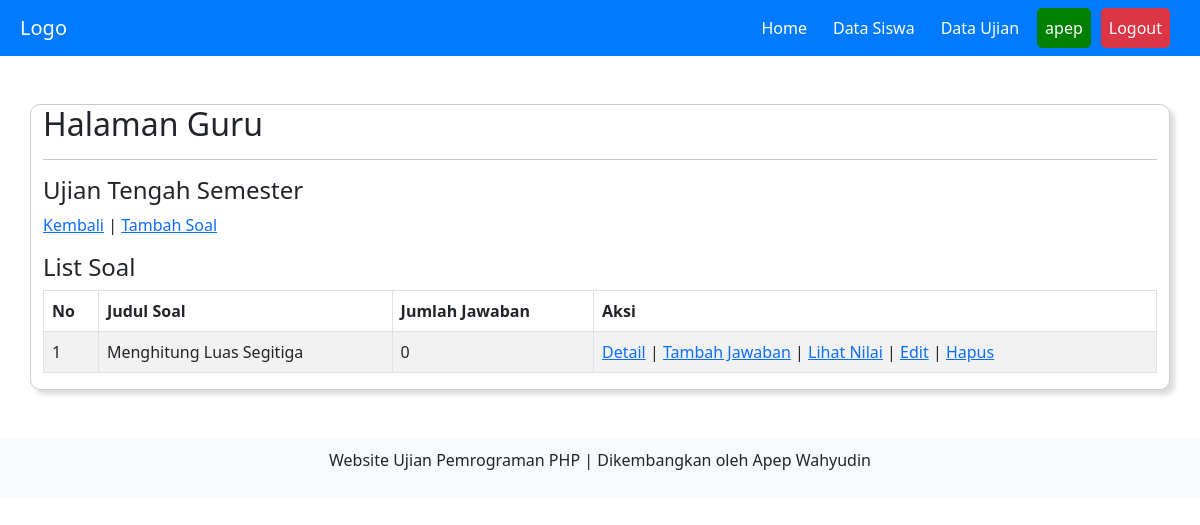
/guru/home.php?page=soal&id_ujian=13 (signed in), run on an earlier commit of the app's database.
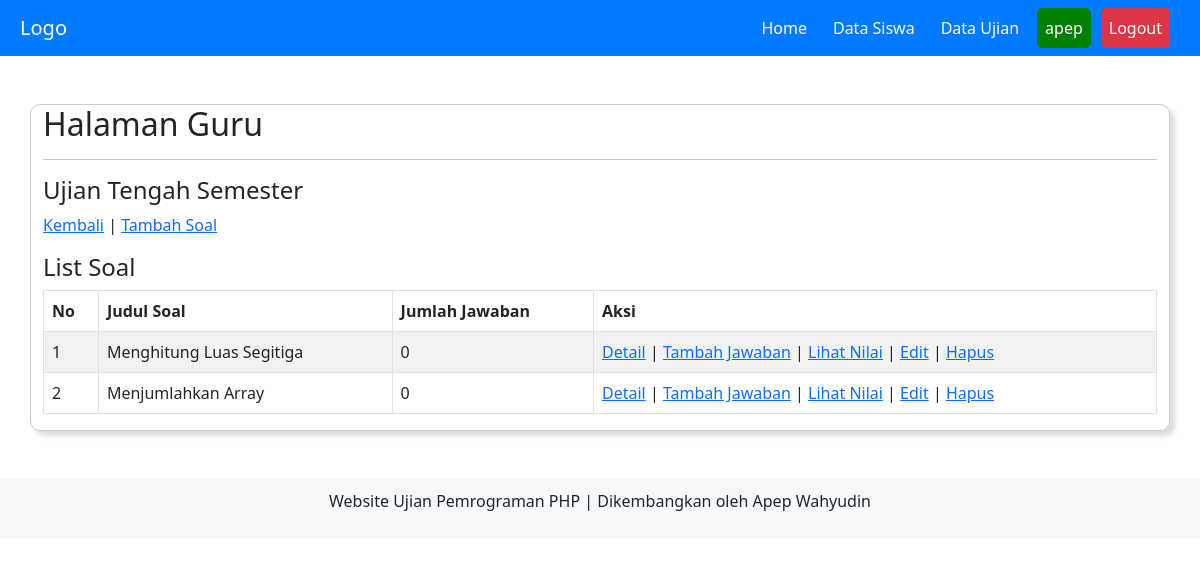
And on a later commit of the database.
### tables this page shows
CREATE TABLE `ujian` (
  `id_ujian` int(11) NOT NULL,
  `nama_ujian` varchar(50) NOT NULL,
  `status` varchar(15) NOT NULL,
  `id_guru` int(11) NOT NULL
);

CREATE TABLE `soal` (
  `id_soal` int(11) NOT NULL,
  `judul` varchar(50) NOT NULL,
  `soal` text NOT NULL,
  `waktu` int(11) NOT NULL,
  `status` varchar(10) NOT NULL,
  `id_ujian` int(11) NOT NULL,
  `parameter` text NOT NULL,
  `function_name` varchar(50) NOT NULL,
  `test_code` text NOT NULL
);

### guru/soal.php (the view)
<?php
$id_ujian = addslashes($_GET['id_ujian']);
$qry_ujian = mysqli_query($koneksi, "SELECT id_ujian, nama_ujian FROM ujian where id_ujian='$id_ujian'");
$data_ujian = mysqli_fetch_assoc($qry_ujian);
echo "<h4>" . $data_ujian['nama_ujian'] . "</h4>";
?>
<p><a href="home.php">Kembali</a> | <a href="home.php?page=input_soal&id_ujian=<?= $id_ujian; ?>">Tambah Soal</a></p>
<h4>List Soal</h4>
<table id="myTable" class="table table-striped table-bordered" style="width:100%">
    <thead>
        <tr>
            <th>No</th>
            <th>Judul Soal</th>
            <th>Jumlah Jawaban</th>
            <th>Aksi</th>
        </tr>
    </thead>
    <tbody>
        <?php
        $qry_soal = mysqli_query($koneksi, "SELECT * FROM soal where id_ujian='$id_ujian' AND status='aktif'");
        $no = 0;
        while ($data_soal = mysqli_fetch_assoc($qry_soal)) {
            $query_jawaban = mysqli_query($koneksi, "SELECT jawaban from jawaban WHERE id_soal='$data_soal[id_soal]'");
            $hitung_jawaban = mysqli_num_rows($query_jawaban);
            $no++;
        ?>
            <tr>
                <td><?= $no; ?></td>
                <td><?= $data_soal['judul']; ?></td>
                <td><?= $hitung_jawaban; ?></td>
                <td>
                    <a href="">Detail</a> |
                    <a href="home.php?page=input_jawaban&id_soal=<?= $data_soal['id_soal']; ?>">Tambah Jawaban</a> |
                    <a href="home.php?page=lihat_nilai&id_soal=<?= $data_soal['id_soal']; ?>">Lihat Nilai</a> |
                    <a href="">Edit</a> |
                    <a href="">Hapus</a>
                </td>
            </tr>
        <?php
        }
        ?>
    </tbody>
</table>

### guru/home.php (shortened to what this page needs)
<?php
include "../koneksi.php";
?>
<!DOCTYPE html>
<html lang="en">
<head>
    <link rel="stylesheet" href="../codemirror/lib/codemirror.css">
    <link rel="stylesheet" href="../codemirror/theme/monokai.css">
    <link rel="stylesheet" href="../assets/dist/css/bootstrap.min.css">
    <link rel="stylesheet" href="https://cdn.datatables.net/2.0.0/css/dataTables.dataTables.min.css">
</head>
<body>
    <nav class="navbar navbar-expand-lg navbar-dark">
        <a class="navbar-brand" href="#">Logo</a>
        <div class="collapse navbar-collapse justify-content-end" id="navbarNav">
            <ul class="navbar-nav">
                <li class="nav-item active">
                    <a class="nav-link" href="home.php">Home</a>
                </li>
                <li class="nav-item active">
                    <a class="nav-link" href="home.php?page=siswa">Data Siswa</a>
                </li>
                <li class="nav-item active">
                    <a class="nav-link" href="home.php?page=ujian">Data Ujian</a>
                </li>
                <li class="nav-item name">
                    <a class="nav-link" href="#"><?= $_SESSION["username"]; ?></a>
                </li>
                <li class="nav-item logout">
                    <a class="nav-link" href="logout.php">Logout</a>
                </li>
            </ul>
        </div>
    </nav>
    <div class="container mt-5 mb-5">
        <div class="row">
            <div class="col-md-12 p-50">
                <h2>Halaman Guru</h2>
                <hr>
                <?php
                if (isset($_GET['page']) && $_GET['page'] != '') {
                    $page = addslashes($_GET['page']);
                    switch ($page) {
                        case "soal":
                            include "soal.php";
                            break;
                    }
                } else {
                    include "ujian.php";
                }
                ?>
            </div>
        </div>
    </div>
    <div class="footer">
        <p>Website Ujian Pemrograman PHP | Dikembangkan oleh Apep Wahyudin</p>
    </div>
</body>
</html>

### guru/home.php (style rules this page uses)
.navbar { background-color: #007bff; }
.navbar-nav, .navbar-brand { padding-left: 20px; padding-right: 20px; }
.navbar-nav .nav-item { margin-right: 10px; }
.navbar-nav .nav-link { color: #fff; }
.logout { background-color: #dc3545; border-radius: 5px; }
.name { background-color: green; border-radius: 5px; }
.row { border: solid 1px #CCC; border-radius: 10px; box-shadow: 5px 5px 5px #DDD; }
.footer { bottom: 0; width: 100%; background-color: #f8f9fa; text-align: center; padding: 10px 0; }

What changed in the data, as far as the page shows it:
added soal: judul "Menjumlahkan Array", hitung_jawaban "0"
